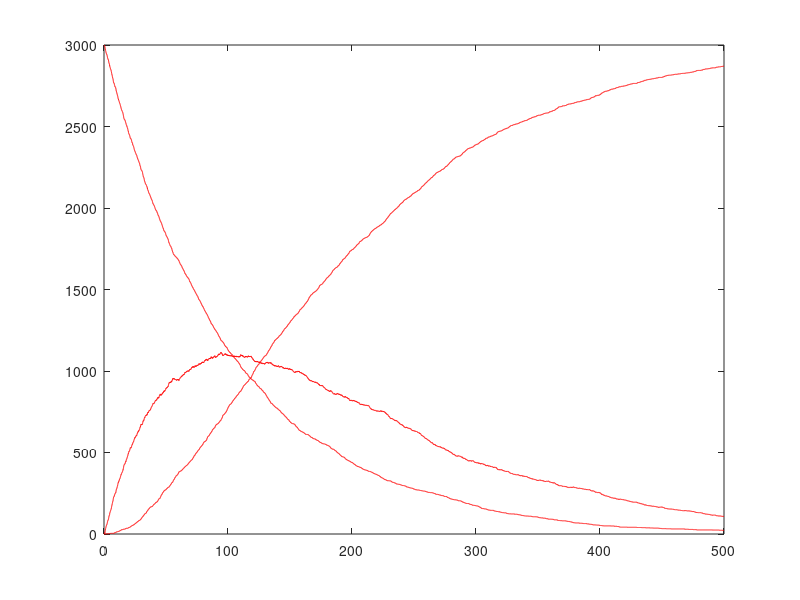

Here is the MATLAB script that generated this plot: (Note: this script raises an error after producing the figure.)
clear all; close all;

X0   = [3000 0  0 ];  %the initial state
n    = length(X0); %n of states
lam  = 0.01;     %exp decay rate
time = linspace(0,500,10000);        
%the 'euler discretizaion'
dt    = time(2)-time(1);
nstep = length(time); i = 2:n-1;
prob  = lam*dt;   %the exponential A--> B --> C probability

XX(1:n,1) = X0(:); X = X0(:);
for k=2:nstep
    remov(1) = sum(rand(X(1),1)<prob); %how many removed 
      X(1)   = X(1)-remov(1);
    for i = 2:n-1
       remov(i) = sum(rand(X(i),1)<prob);
       X(i)   = X(i) + remov(i-1) - remov(i);
    end
    X(n)    = X(n) + remov(n-1);   % C
    XX(:,k) = X;
end  

 plot(time,XX,'r');hold on;

 [t,y] = ode45(@ABCode,time,X0,[],lam);
 plot(t,y,'b-','LineWidth',2)
 
 %% ODE system function
 function dy=ABCode(t,y,lam)
    A = y(1);
    B = y(2);
    C = y(3); 

    dy(1) = -lam*A;
    dy(2) =  lam*A - lam*B;
    dy(3) =          lam*B;

    dy = dy(:);  % make sure that we return a column vector
end







